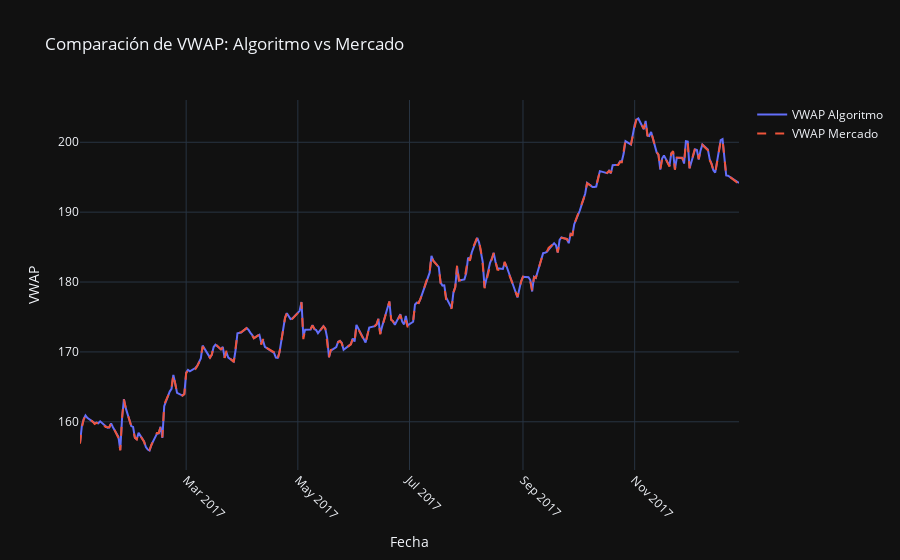

The code cell stored with this chart in its notebook:
### Markdown cell above
<span style="color:#1E90FF; font-weight:bold">**Dynamic volume predictor**

<span style="color:#1E90FF; font-weight:bold">The static volume predictor developed so far does not use the current intraday information to update predictions. This can be a weakness if we observe intraday volume patterns that differ from the historical ones, since the model cannot adapt to them. You will implement a K-nearest neighbours model for dynamic prediction with the following logic:

<span style="color:#1E90FF; font-weight:bold">* The training of the model is simple, we just store all the days of the training set which contain volumes per bin intraday

<span style="color:#1E90FF; font-weight:bold">* For prediction, given the current day with n bins already known, we calculate the Euclidean distance with respect to every curve in the training set (truncated of course to have the same number of bins). We sort the results by this distance and select the K nearest.

<span style="color:#1E90FF; font-weight:bold">* The prediction will be then the median of volume in the next bin using those K nearest neighbours. You will also predict in this model the volume until the end of the day.

<span style="color:#1E90FF; font-weight:bold">* You need to decide how to handle the initilization, when you don't have data from the intraday (or even when you just have a few bins) as to calculate the nearest neighbours.

<span style="color:#1E90FF; font-weight:bold">* The output will be a tuple with the prediction for next bin, and the prediction until the end of the day

<span style="color:#1E90FF; font-weight:bold">I recommend to implement this from scratch in code, but is up to you if you want to adapt any existing implementation of KNN like the one in sklearn.

<span style="color:#1E90FF; font-weight:bold">Wrap your model also in a class structure:

### Code cell
import numpy as np
import pandas as pd
import matplotlib.pyplot as plt
from sklearn.metrics import euclidean_distances, mean_squared_error, mean_absolute_error

class dynamicVolumePredictor:
    def __init__(self, k=5):
        """
        Clase para predecir la curva de volumen utilizando un modelo K-Nearest Neighbours (KNN) para predicciones dinámicas.

        Args:
            k (int): Número de vecinos cercanos a considerar para la predicción.
        """
        self.k = k
        self.historical_data = None  # Para almacenar los datos históricos

    def train(self, historical_df):
        """
        Entrenar el modelo almacenando los datos históricos.

        Args:
            historical_df (DataFrame): Datos históricos con columnas ['date', 'time_5min', 'volume'].
        """
        # Almacenar las curvas de volumen diarias para entrenamiento
        self.historical_data = historical_df.pivot(index='date', columns='time_5min', values='volume')

    def predict(self, intraday_df):
        """
        Predecir el volumen para el siguiente intervalo de tiempo y hasta el final del día.

        Args:
            intraday_df (DataFrame): Datos intradía conocidos con columnas ['date', 'time_5min', 'volume'].

        Returns:
            tuple: Predicción del siguiente intervalo y predicción hasta el final del día.
        """
        if self.historical_data is None:
            raise ValueError("El modelo no ha sido entrenado aún con datos históricos.")

        # Obtener la curva parcial del día actual
        current_day = intraday_df['date'].iloc[0]
        current_curve = intraday_df.pivot(index='date', columns='time_5min', values='volume').iloc[0]
        current_curve = current_curve.dropna()  # Eliminar valores no conocidos
        n_bins = len(current_curve)

        # Caso de inicialización: si no hay suficientes datos intradía, usar promedio histórico
        if n_bins == 0:
            avg_volume = self.historical_data.mean(axis=0)
            next_bin_prediction = avg_volume.iloc[0]
            full_day_prediction = avg_volume.sum()
            return next_bin_prediction, full_day_prediction

        # Calcular la distancia euclidiana entre la curva parcial actual y las curvas históricas
        historical_truncated = self.historical_data.iloc[:, :n_bins].dropna()
        distances = euclidean_distances([current_curve], historical_truncated.values)[0]

        # Encontrar los K vecinos más cercanos
        nearest_indices = np.argsort(distances)[:self.k]
        nearest_curves = self.historical_data.iloc[nearest_indices]

        # Predicción para el siguiente intervalo
        next_bin_volumes = nearest_curves.iloc[:, n_bins]
        next_bin_prediction = np.median(next_bin_volumes)

        # Predicción para el resto del día
        remaining_volumes = nearest_curves.iloc[:, n_bins:].sum(axis=1)
        full_day_prediction = np.median(remaining_volumes)

        return next_bin_prediction, full_day_prediction

    def evaluate(self, test_df):
        """
        Evaluar el rendimiento del predictor utilizando datos de prueba.

        Args:
            test_df (DataFrame): Datos de prueba con columnas ['date', 'time_5min', 'volume'].

        Returns:
            dict: Métricas de rendimiento (RMSE, MAE).
        """
        dates = test_df['date'].unique()
        predictions = []
        actuals = []

        for date in dates:
            intraday_df = test_df[test_df['date'] == date].iloc[:10]  # Tomar los primeros 10 registros del día actual
            next_bin_prediction, _ = self.predict(intraday_df)
            actual_volume = test_df[(test_df['date'] == date) & (test_df['time_5min'] == intraday_df['time_5min'].iloc[-1])]['volume'].values[0]
            predictions.append(next_bin_prediction)
            actuals.append(actual_volume)

        rmse = np.sqrt(mean_squared_error(actuals, predictions))
        mae = mean_absolute_error(actuals, predictions)

        return {'RMSE': rmse, 'MAE': mae}

class Order:
    def __init__(self, side, volume):
        self.side = side
        self.volume = volume

class OrderManager:
    def __init__(self):
        self.orders = []

    def submitOrder(self, side, volume):
        order = Order(side, volume)
        self.orders.append(order)

class BacktestingSession:
    def run_backtest(self, historical_df, trading_algo, start_date, end_date=None):
        backtesting_result = []
        full_test_df = historical_df[historical_df["date"] >= start_date]
        if end_date is not None:
            full_test_df = full_test_df[full_test_df["date"] <= end_date]
        test_dates = np.unique(full_test_df["date"])
        # Run backtest for each date between start_date and end_date (if none until last date in historical_df)
        for date in test_dates:
            # Train trading algorithm before the market opens with historical data
            train_df = historical_df[historical_df["date"] < date]
            trading_algo.beforeMarketOpen(train_df)
            # Now start the market session. We shift the dataframe to pass the algo info about previous bin at current time
            test_df = historical_df[historical_df["date"] == date]
            shifted_test_df = test_df.set_index("time_5min").shift(1).reset_index()
            vwap_algo = 0
            volume_algo = 0
            for bin_time in shifted_test_df["time_5min"]:
                # Call onDataEvent and pass the current market information: time (start of next bin), previous volume and vwap
                # It returns order manager object with orders submitted by algo
                order_manager = trading_algo.onDataEvent(shifted_test_df[shifted_test_df["time_5min"] == bin_time])
                vwap_next_bin = float(test_df[test_df["time_5min"] == bin_time]["vwap"].iloc[0])
                total_volume_bin = 0
                for order in order_manager.orders:
                    # we consider potentially several orders, but since we assume all execute at vwap we just net them
                    # if they have different signs
                    total_volume_bin += order.volume * order.side
                volume_algo += np.abs(total_volume_bin)
                vwap_algo += total_volume_bin * vwap_next_bin
            # Calculate the vwap from the algo by normalizing by price executed by volume and calculate market vwap
            vwap_algo = vwap_algo / volume_algo if volume_algo != 0 else 0
            vwap_market = (test_df["volume"] * test_df["vwap"]).sum() / test_df["volume"].sum()
            backtesting_result.append({"date": date, "vwap_algo": vwap_algo, "vwap_market": vwap_market})
        return pd.DataFrame(backtesting_result)

# Ejemplo de uso
# Crear instancia del predictor
dynamic_predictor = dynamicVolumePredictor(k=5)

# Asumiendo que 'algo.resampled_df' tiene las columnas ['date', 'time_5min', 'volume', 'vwap']

# Dividir los datos en entrenamiento y prueba
train_df = algo.resampled_df[algo.resampled_df['date'] < '2017-01-01']
test_df = algo.resampled_df[algo.resampled_df['date'] >= '2017-01-01']

# Entrenar el predictor
dynamic_predictor.train(train_df)

# Evaluar el rendimiento del predictor con los datos de prueba
evaluation_metrics = dynamic_predictor.evaluate(test_df)
# print(f"Métricas de evaluación del modelo dinámico: {evaluation_metrics}")

# Crear una clase de algoritmo de trading que use el predictor dinámico
class TradingAlgorithm:
    def __init__(self, predictor):
        self.predictor = predictor
        self.order_manager = OrderManager()

    def beforeMarketOpen(self, historical_data):
        # Entrenar el predictor antes de que abra el mercado
        self.predictor.train(historical_data)

    def onDataEvent(self, intraday_data):
        # Predecir el siguiente volumen
        next_bin_prediction, _ = self.predictor.predict(intraday_data)
        # Crear una orden basada en la predicción
        side = 1  # Asumimos lado de compra (1) para simplicidad
        volume = next_bin_prediction
        self.order_manager.submitOrder(side, volume)
        return self.order_manager

# Crear instancia del algoritmo de trading
trading_algo = TradingAlgorithm(dynamic_predictor)

# Crear una sesión de backtesting
backtesting_session = BacktestingSession()

# Ejecutar el backtesting
backtesting_result = backtesting_session.run_backtest(algo.resampled_df, trading_algo, start_date='2017-01-01', end_date='2017-12-31')

# Mostrar los resultados del backtesting
print(backtesting_result)

# Calcular el MAE entre vwap_algo y vwap_market
mae_vwap = mean_absolute_error(backtesting_result['vwap_market'], backtesting_result['vwap_algo'])
print(f"MAE entre vwap_algo y vwap_market: {mae_vwap}")

# Crear la figura en Plotly
fig = go.Figure()

# Añadir la curva de VWAP del algoritmo
fig.add_trace(go.Scatter(
    x=backtesting_result['date'],
    y=backtesting_result['vwap_algo'],
    mode='lines',
    name='VWAP Algoritmo',
    line=dict(width=2)
))

# Añadir la curva de VWAP del mercado
fig.add_trace(go.Scatter(
    x=backtesting_result['date'],
    y=backtesting_result['vwap_market'],
    mode='lines',
    name='VWAP Mercado',
    line=dict(width=2, dash='dash')
))

# Configuración del layout
fig.update_layout(
    title='Comparación de VWAP: Algoritmo vs Mercado',
    xaxis_title='Fecha',
    yaxis_title='VWAP',
    template='plotly_dark',
    showlegend=True
)

# Ajuste de los ticks del eje x
fig.update_xaxes(tickangle=45)

# Mostrar la figura
fig.show()

### Figure 1 — Plotly figure (JSON) as saved in the notebook; plotly's stock layout.template omitted (floating-point values rounded to 4 significant figures; data arrays with more than 128 entries replaced by an {"elided": "..."} marker saying what was removed)
{"data": [{"line": {"width": 2}, "mode": "lines", "name": "VWAP Algoritmo", "type": "scatter", "x": {"elided": "243 str values"}, "y": {"elided": "243 float values"}}, {"line": {"dash": "dash", "width": 2}, "mode": "lines", "name": "VWAP Mercado", "type": "scatter", "x": {"elided": "243 str values"}, "y": {"elided": "243 float values"}}], "layout": {"showlegend": true, "title": {"text": "Comparación de VWAP: Algoritmo vs Mercado"}, "xaxis": {"tickangle": 45, "title": {"text": "Fecha"}}, "yaxis": {"title": {"text": "VWAP"}}}}
